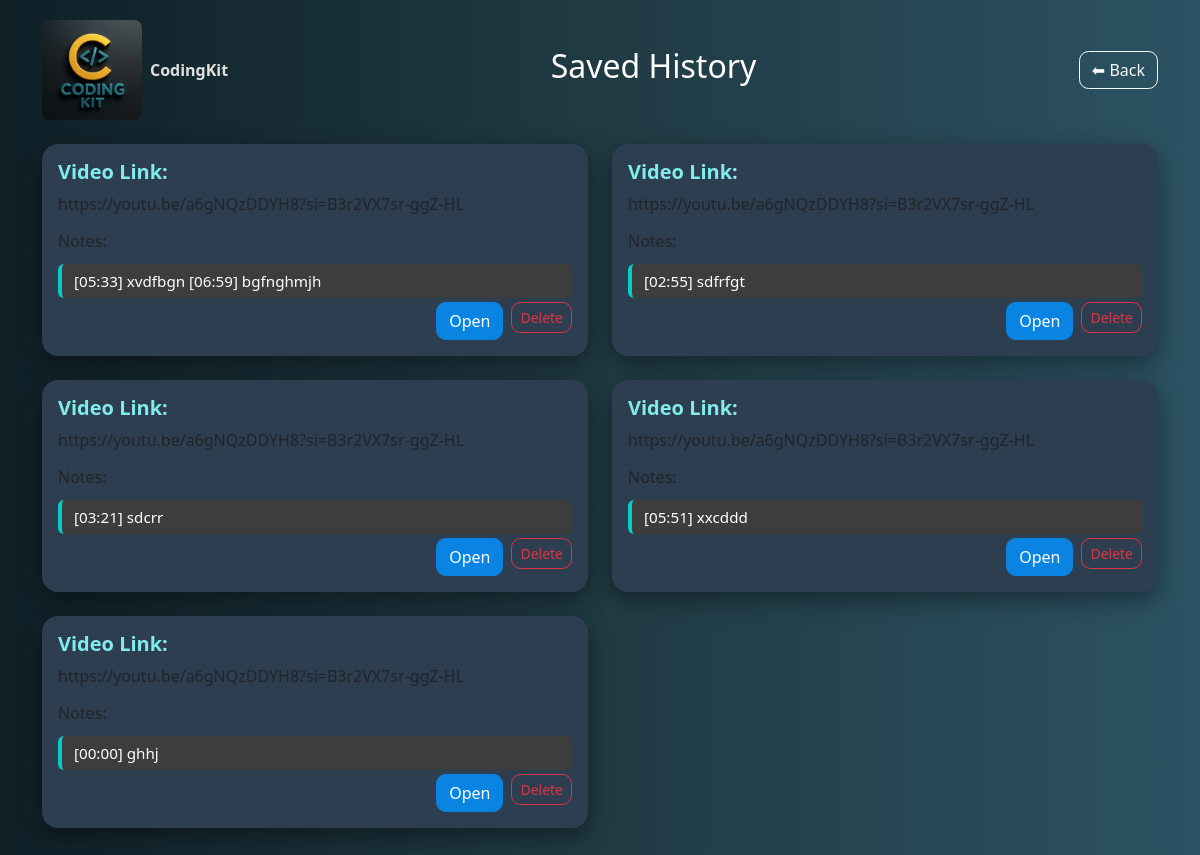
Screenshot of /history (signed in) with the database file from the repository.
### tables this page shows
CREATE TABLE history (
    id INTEGER PRIMARY KEY AUTOINCREMENT,
    user_id INTEGER NOT NULL,
    video_link TEXT NOT NULL,
    notes TEXT,
    created_at TIMESTAMP DEFAULT CURRENT_TIMESTAMP,
    FOREIGN KEY (user_id) REFERENCES users(id)
);

### app.py (the view)
@app.route('/history')
def history():
    if 'user_id' not in session:
        return redirect(url_for('login'))
    conn = get_db_connection()
    history = conn.execute('SELECT * FROM history WHERE user_id = ?', (session['user_id'],)).fetchall()
    conn.close()
    return render_template('history.html', history=history)

### app.py (called while the page is built)
def get_db_connection():
    is_render = os.environ.get("RENDER") == "true"
    db_source_path = "database.db"
    db_target_path = "/tmp/database.db" if is_render else "database.db"
    if is_render and not os.path.exists(db_target_path):
        if os.path.exists(db_source_path):
            shutil.copy(db_source_path, db_target_path)
        else:
            raise FileNotFoundError("❌ 'database.db' not found in root directory!")
    conn = sqlite3.connect(db_target_path)
    conn.row_factory = sqlite3.Row
    return conn

### templates/history.html (shortened to what this page needs)
<!DOCTYPE html>
<html lang="en">
  <head>
    <link
      href="https://cdn.jsdelivr.net/npm/bootstrap@5.3.3/dist/css/bootstrap.min.css"
      rel="stylesheet"
    />
    <link
      rel="stylesheet"
      href="{{ url_for('static', filename='js/css/style.css') }}"
    />
  </head>
  <body class="centered">
    <div class="container">
      <div class="d-flex justify-content-between align-items-center mb-4">
        <a
          class="navbar-brand d-flex align-items-center"
          href="{{ url_for('index') }}"
        >
          <img
            src="{{ url_for('static', filename='js/images/logo.png') }}"
            alt="Logo"
            width="100"
          />
          <span class="ms-2 fw-bold">CodingKit</span>
        </a>
        <h2 class="text-white">Saved History</h2>
        <a href="{{ url_for('index') }}" class="btn btn-outline-light"
          >⬅ Back</a
        >
      </div>
      <div class="row">
        {% for item in history %}
        <div class="col-md-6 mb-4">
          <div class="card p-3">
            <h5 class="card-title">Video Link:</h5>
            <p class="card-text text-truncate">{{ item.video_link }}</p>
            <h6>Notes:</h6>
            <p class="timestamp-entry">{{ item.notes }}</p>
            <div class="d-flex justify-content-end gap-2">
              <form
                action="{{ url_for('open_history', id=item['id']) }}"
                method="GET"
              >
                <button class="btn btn-outline-primary">Open</button>
              </form>
              <form
                method="POST"
                action="{{ url_for('delete_history', id=item['id']) }}"
              >
                <button
                  class="btn btn-outline-danger btn-sm"
                  onclick="return confirm('Delete this history item?')"
                >
                  Delete
                </button>
              </form>
            </div>
          </div>
        </div>
        {% else %}
        <p class="text-white">
          No history found. Save something from the homepage!
        </p>
        {% endfor %}
      </div>
    </div>
  </body>
</html>

### static/js/css/style.css (style rules this page uses)
* { margin: 0; padding: 0; box-sizing: border-box; font-family: "Segoe UI", Tahoma, Geneva, Verdana, sans-serif; }
body { background: linear-gradient(to right, #0f2027, #203a43, #2c5364); min-height: 100vh; color: #e0e0e0; padding: 20px; }
body.centered { display: flex; justify-content: center; align-items: center; }
.navbar-brand img { border-radius: 50%; }
.card { border: none; border-radius: 1rem; background-color: #2c3e50; box-shadow: 0 8px 25px rgba(0, 0, 0, 0.4); animation: fadeInUp 0.6s ease forwards; opacity: 0; transform: translateY(20px); }
.card-title { font-weight: 600; color: #81ecec; }
.btn { border-radius: 0.6rem; font-weight: 500; transition: all 0.3s ease; }
.btn-primary, .btn-outline-primary { background-color: #0984e3; border-color: #0984e3; color: white; }
.timestamp-entry { padding: 6px 12px; margin: 4px 0; background-color: #3d3d3d; border-left: 4px solid #00cec9; border-radius: 6px; font-size: 0.95rem; color: #fff; }
.navbar-brand img { border-radius: 8px; }

### rows the page displays
history: video_link "https://youtu.be/a6gNQzDDYH8?si=B3r2VX7sr-ggZ-HL", notes "[05:33] xvdfbgn [06:59] bgfnghmjh"
history: video_link "https://youtu.be/a6gNQzDDYH8?si=B3r2VX7sr-ggZ-HL", notes "[02:55] sdfrfgt"
history: video_link "https://youtu.be/a6gNQzDDYH8?si=B3r2VX7sr-ggZ-HL", notes "[03:21] sdcrr"
history: video_link "https://youtu.be/a6gNQzDDYH8?si=B3r2VX7sr-ggZ-HL", notes "[05:51] xxcddd"
history: video_link "https://youtu.be/a6gNQzDDYH8?si=B3r2VX7sr-ggZ-HL", notes "[00:00] ghhj"
